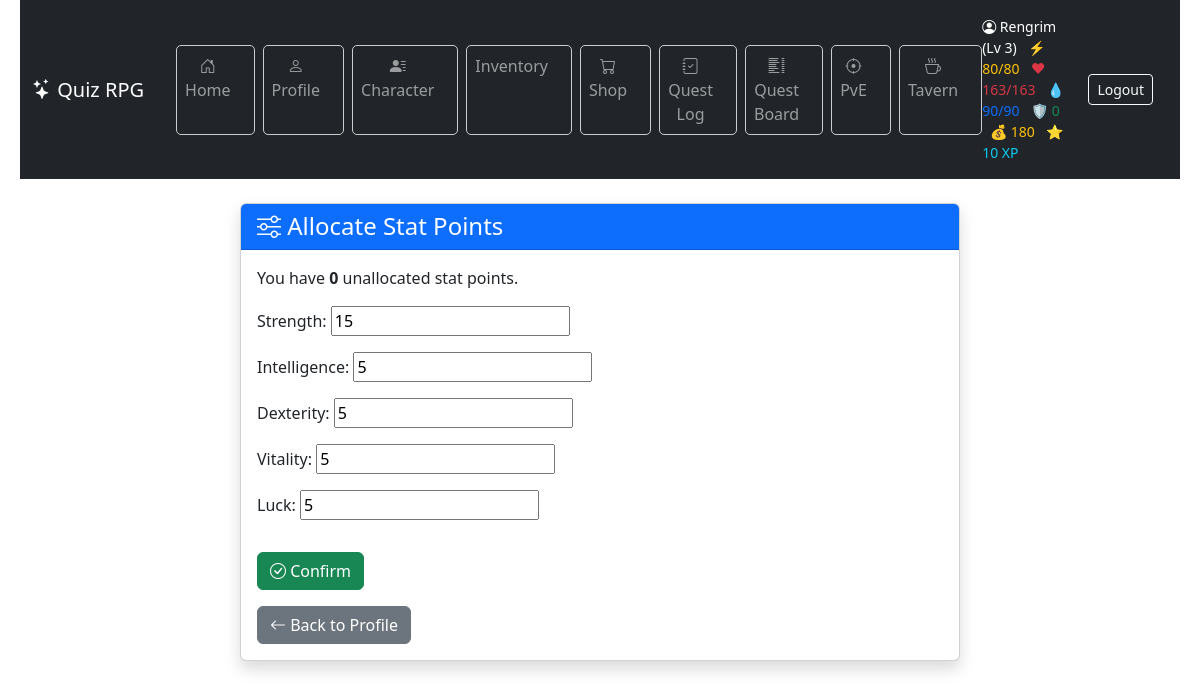
Before: /profile/allocate/ (signed in) with the older database file.
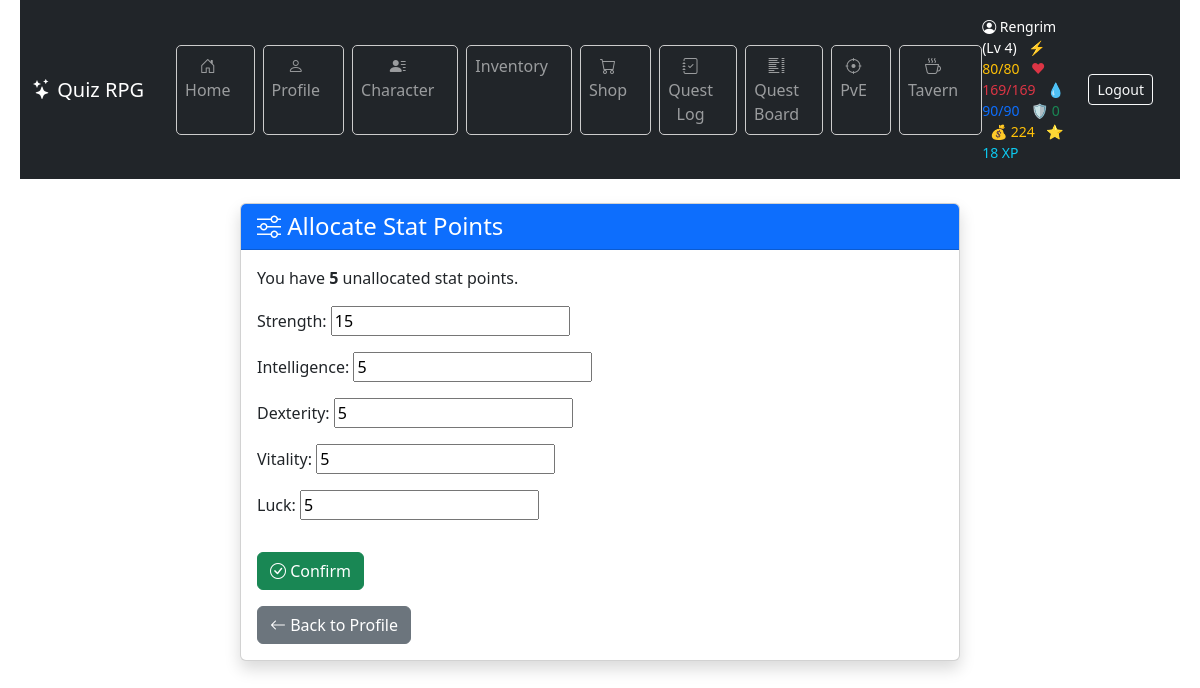
After: the same page with the newer database file.
### game/models.py (models this page shows, shortened)
class Character(models.Model):
    CLASS_CHOICES = [
        ("warrior", "Warrior"),
        ("mage", "Mage"),
        ("rogue", "Rogue"),
    ]
    user = models.OneToOneField(User, on_delete=models.CASCADE)
    name = models.CharField(max_length=100)
    character_class = models.CharField(
        max_length=20, choices=CLASS_CHOICES, default="warrior"
    )
    level = models.IntegerField(default=1)
    experience = models.IntegerField(default=0)
    experience_to_next_level = models.PositiveIntegerField(default=100)
    hp = models.PositiveIntegerField(default=100)
    max_hp = models.PositiveIntegerField(default=100)
    hp_from_levels = models.PositiveIntegerField(default=0)
    mana = models.PositiveIntegerField(default=50)
    max_mana = models.PositiveIntegerField(default=50)
    mana_from_levels = models.PositiveIntegerField(default=0)
    stamina = models.PositiveIntegerField(default=50)
    max_stamina = models.PositiveIntegerField(default=50)
    armor = models.PositiveIntegerField(default=0)
    damage_reduction = models.FloatField(default=0.0)
    physical_min_damage = models.PositiveIntegerField(default=1)
    physical_max_damage = models.PositiveIntegerField(default=3)
    spell_power = models.PositiveIntegerField(default=0)
    hp_regeneration = models.PositiveIntegerField(default=0)
    mana_regeneration = models.PositiveIntegerField(default=0)
    stamina_regeneration = models.PositiveIntegerField(default=0)
    items = models.ManyToManyField("Item", related_name="characters", blank=True)
    equipped_head = models.ForeignKey(
        "Item",
        null=True,
        blank=True,
        related_name="equipped_on_head",
        on_delete=models.SET_NULL,
    )
    equipped_body = models.ForeignKey(
        "Item",
        null=True,
        blank=True,
        related_name="equipped_on_body",
        on_delete=models.SET_NULL,
    )
    equipped_legs = models.ForeignKey(
        "Item",
        null=True,
        blank=True,
        related_name="equipped_on_legs",
        on_delete=models.SET_NULL,
    )
    equipped_feet = models.ForeignKey(
        "Item",
        null=True,
        blank=True,
        related_name="equipped_on_feet",
        on_delete=models.SET_NULL,
    )
    equipped_hand_right = models.ForeignKey(
        "Item",
        null=True,
        blank=True,
        related_name="equipped_on_hand_right",
        on_delete=models.SET_NULL,
    )
    equipped_hand_left = models.ForeignKey(
        "Item",
        null=True,
        blank=True,
        related_name="equipped_on_hand_left",
        on_delete=models.SET_NULL,
    )
    strength = models.IntegerField(default=5)
    intelligence = models.IntegerField(default=5)
    dexterity = models.IntegerField(default=5)
    vitality = models.IntegerField(default=5)
    luck = models.IntegerField(default=5)
    stat_points = models.IntegerField(default=0)
    gold = models.IntegerField(default=0)
    last_regen_time = models.DateTimeField(default=timezone.now)
    class XpReward(TypedDict):
        total: int
        base: int
        strength_bonus: int
        intelligence_bonus: int
        double: bool

### game/views.py (the view)
# urls.py: path("profile/allocate/", views.allocate_stats_view, name="allocate_stats"),
@character_required
def allocate_stats_view(request):
    character = Character.objects.get(user=request.user)
    regenerate_character(character)
    if request.method == "POST":
        form = StatAllocationForm(request.POST)
        if form.is_valid():
            new_values = form.cleaned_data
            before = {
                "strength": character.strength,
                "intelligence": character.intelligence,
                "dexterity": character.dexterity,
                "vitality": character.vitality,
                "luck": character.luck,
            }
            total_used = sum(max(0, new_values[k] - before[k]) for k in before)
            if total_used > character.stat_points:
                form.add_error(None, "You do not have enough stat points.")
            else:
                character.strength = new_values["strength"]
                character.intelligence = new_values["intelligence"]
                character.dexterity = new_values["dexterity"]
                character.vitality = new_values["vitality"]
                character.luck = new_values["luck"]
                character.stat_points -= total_used
                recalculate_character_stats(character)
                character.save()
                return redirect("profile")
    else:
        form = StatAllocationForm(
            initial={
                "strength": character.strength,
                "intelligence": character.intelligence,
                "dexterity": character.dexterity,
                "vitality": character.vitality,
                "luck": character.luck,
            }
        )
    return render(
        request,
        "game/allocate_stats.html",
        {
            "form": form,
            "character": character,
        },
    )

### game/forms.py
class StatAllocationForm(forms.Form):
    strength = forms.IntegerField(min_value=0)
    intelligence = forms.IntegerField(min_value=0)
    dexterity = forms.IntegerField(min_value=0)
    vitality = forms.IntegerField(min_value=0)
    luck = forms.IntegerField(min_value=0)

### game/context_processors.py (called while the page is built)
def character_context(request):
    if request.user.is_authenticated:
        try:
            character = Character.objects.get(user=request.user)
            return {"character": character}
        except Character.DoesNotExist:
            return {}
    return {}

### game/services/regeneration.py (called while the page is built)
def regenerate_character(character):
    now = timezone.now()
    elapsed = now - character.last_regen_time
    ticks = elapsed // REGEN_INTERVAL
    if ticks >= 1:
        character.hp = min(character.max_hp, character.hp + ticks * REGEN_AMOUNT)
        character.mana = min(character.max_mana, character.mana + ticks * REGEN_AMOUNT)
        character.stamina = min(
            character.max_stamina, character.stamina + ticks * REGEN_AMOUNT
        )
        character.last_regen_time = now
        character.save()

### game/templates/game/allocate_stats.html (shortened to what this page needs)
{% extends "game/base.html" %}
{% block content %}
<div class="container my-4">
  <div class="row justify-content-center">
    <div class="col-md-8">
      <div class="card shadow">
        <div class="card-header bg-primary text-white">
          <h4 class="mb-0">
            <i class="bi bi-sliders"></i> Allocate Stat Points
          </h4>
        </div>
        <div class="card-body">
          <p>
            You have <strong>{{ character.stat_points }}</strong> unallocated stat point{{ character.stat_points|pluralize }}.
          </p>
          <form method="post">
            {{ form.as_p }}
            <button type="submit" class="btn btn-success mt-3">
              <i class="bi bi-check-circle"></i> Confirm
            </button>
          </form>
          <a href="{% url 'profile' %}" class="btn btn-secondary mt-3">
            <i class="bi bi-arrow-left"></i> Back to Profile
          </a>
        </div>
      </div>
    </div>
  </div>
</div>
{% endblock %}

### game/templates/game/base.html (shortened to what this page needs)
{% load static %}
<!DOCTYPE html>
<html lang="en">
  <head>
    <link rel="stylesheet" type="text/css" href="{% static 'game/style.css' %}" />
    <link href="https://cdn.jsdelivr.net/npm/bootstrap@5.3.3/dist/css/bootstrap.min.css" rel="stylesheet" />
    <link href="https://cdn.jsdelivr.net/npm/bootstrap-icons@1.11.3/font/bootstrap-icons.css" rel="stylesheet" />
  </head>
  <body>
    <header class="bg-dark text-white">
      <nav class="navbar navbar-expand-lg navbar-dark bg-dark">
        <div class="container-fluid d-flex justify-content-between align-items-center py-2">
          <div class="d-flex align-items-center gap-3">
            <a class="navbar-brand me-3" href="{% url 'home' %}">
              <i class="bi bi-stars"></i> Quiz RPG
            </a>
            <ul class="navbar-nav flex-row gap-2">
              <li class="nav-item"><a class="nav-link btn btn-outline-secondary" href="{% url 'home' %}"><i class="bi bi-house-door"></i> Home</a></li>
              <li class="nav-item"><a class="nav-link btn btn-outline-secondary" href="{% url 'profile' %}"><i class="bi bi-person"></i> Profile</a></li>
              <li class="nav-item"><a class="nav-link btn btn-outline-secondary" href="{% url 'character' %}"><i class="bi bi-person-lines-fill"></i> Character</a></li>
              <li class="nav-item"><a class="nav-link btn btn-outline-secondary" href="{% url 'inventory' %}"> Inventory</a></li>
              <li class="nav-item"><a class="nav-link btn btn-outline-secondary" href="{% url 'shop' %}"><i class="bi bi-cart"></i> Shop</a></li>
              <li class="nav-item"><a class="nav-link btn btn-outline-secondary" href="{% url 'quest_log' %}"><i class="bi bi-journal-check"></i> Quest Log</a></li>
              <li class="nav-item"><a class="nav-link btn btn-outline-secondary" href="{% url 'quest_list' %}"><i class="bi bi-list-columns"></i> Quest Board</a></li>
              <li class="nav-item"><a class="nav-link btn btn-outline-secondary" href="{% url 'battle_select' %}"><i class="bi bi-crosshair"></i> PvE</a></li>
              <li class="nav-item"><a class="nav-link btn btn-outline-secondary" href="{% url 'tavern' %}"><i class="bi bi-cup-hot"></i> Tavern</a></li>
            </ul>
          </div>
          <div class="d-flex align-items-center gap-3">
            {% if character %}
              <span class="text-white small">
                <i class="bi bi-person-circle"></i> {{ character.name }} (Lv {{ character.level }})
                <span class="text-warning ms-2">⚡ {{ character.stamina }}/{{ character.max_stamina }}</span>
                <span class="text-danger ms-2">❤ {{ character.hp }}/{{ character.max_hp }}</span>
                <span class="text-primary ms-2">💧 {{ character.mana }}/{{ character.max_mana }}</span>
                <span class="text-success ms-2">🛡️ {{ character.armor }}</span>
                <span class="text-warning ms-2">💰 {{ character.gold }}</span>
                <span class="text-info ms-2">⭐ {{ character.experience }} XP</span>
              </span>
            {% endif %}
            <a class="btn btn-outline-light btn-sm" href="{% url 'logout' %}">Logout</a>
          </div>
        </div>
      </nav>
    </header>
    <main class="container mt-4">
      {% block content %}{% endblock %}
    </main>
  </body>
</html>

Changed rows visible on the page:
changed Character "Rengrim": level "3" → "4"; hp "163" → "169"; max_hp "163" → "169"; gold "180" → "224"; experience "10" → "18"; stat_points "0" → "5"
